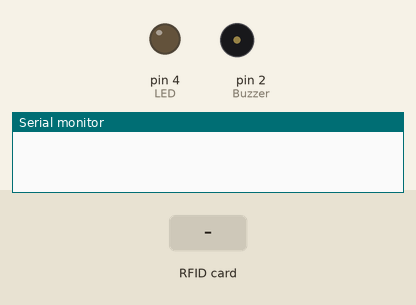
Bench run of a sketch on a simulated Arduino Uno, built with avr-gcc and run on an emulated ATmega328P. Shown: output pins drawn as LEDs (lit = HIGH), buzzer (waves = sounding), the last lines printed to the serial monitor. The test bench sets the inputs (shaded band). Pins used as bus, display or sensor lines are not drawn.

Above: at 1.2 s.
1.3 s: RFID card 49 3B 08 A4 held to the reader
At 2.2 s:
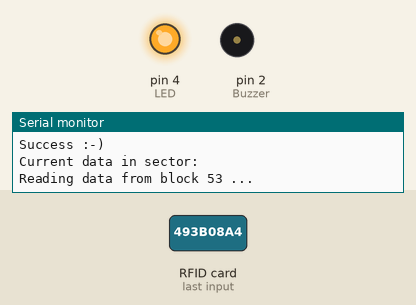
At 10.0 s:
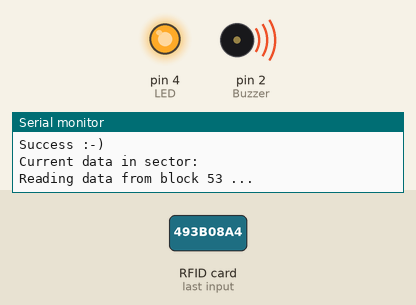
Timing chart, 0 to 12.2 s (numbered marks = the images above; inputs shaded):
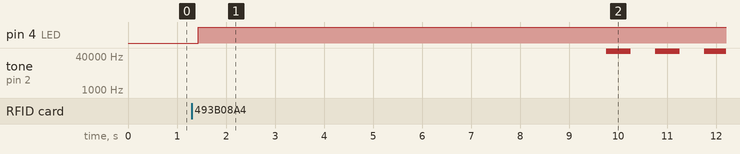

Measured:
- after the input at 1.3 s, pin 4 (LED): LOW → HIGH after 0.14 s; tone on pin 2 (Buzzer): alternates 65535 Hz for 0.50 s and silent for 0.50 s, starting after 8.5 s

The sketch:

RFID__Projekt_lernen.ino
```cpp
#include <SPI.h>
#include <MFRC522.h>
#include <pitches.h>

#define RST_PIN 9
#define SS_PIN 10
#define LED 4
#define Buzzer 2


MFRC522 mfrc522(SS_PIN, RST_PIN); // Erzeugen des MFRC522 Objekts

MFRC522::MIFARE_Key key;

byte dataBlock[]    = {
        0xb3, 0xb3, 0x00, 0xb3, // b1 NOTE_C5, b2 NOTE_D5,  b3 NOTE_E5, b4 NOTE_F5,
        0x00, 0xb8, 0xb3, 0x00, // b5 NOTE_G5, b6 NOTE_A5,  b7 NOTE_B5, b8 NOTE_C6,
        0xb5, 0x00, 0x00, 0x00, //  9, 10, 255, 11,
        0xb5, 0x00, 0x00, 0x00  // 12, 13, 14, 15
    };

int melody[8];


byte sector         = 13;
byte blockAddr      = 54;
byte blockAddr2     =53;
byte trailerBlock   = 55;
MFRC522::StatusCode status;
byte buffer[18];
byte buffer2[18];
byte size = sizeof(buffer);
byte size2 = sizeof(buffer2);
int duration = 500;


void setup() {
  // put your setup code here, to run once:
  pinMode(LED, OUTPUT);
 Serial.begin(9600);
 SPI.begin(); //SPI-Verbindung aufbauen
 mfrc522.PCD_Init(); // Initialisierung des MFRC522 Objekts
 delay(5);
 for (byte i = 0; i < 6; i++) {
        key.keyByte[i] = 0xFF;
    }
   }


void loop() {
  // put your main code here, to run repeatedly:
  if ( ! mfrc522.PICC_IsNewCardPresent()) { // wartet auf neu Karte
    return;
  }

  // Select one of the cards
  if ( ! mfrc522.PICC_ReadCardSerial()) { // wartet auf RFID-Sender
    return;
  }
  byte rfiduid[4]={0, 0, 0 ,0};     //bytearray in dem die UID Gespeichert wird
  byte rfiduidcheck[4]={0x49, 0x3B, 0x08 ,0xA4};

  // Show some details of the PICC (that is: the tag/card)
    Serial.print(F("Card UID:"));
    dump_byte_array(mfrc522.uid.uidByte, mfrc522.uid.size);
    Serial.println();
    Serial.print(F("PICC type: "));
    MFRC522::PICC_Type piccType = mfrc522.PICC_GetType(mfrc522.uid.sak);
    Serial.println(mfrc522.PICC_GetTypeName(piccType));

   // Check for compatibility
    if (    piccType != MFRC522::PICC_TYPE_MIFARE_MINI
        &&  piccType != MFRC522::PICC_TYPE_MIFARE_1K
        &&  piccType != MFRC522::PICC_TYPE_MIFARE_4K) {
        Serial.println(F("This sample only works with MIFARE Classic cards."));
        return;
    }

  for(byte i = 0; i < mfrc522.uid.size; i++){ // abtasten der einzelnen Bytes der UID
    rfiduid[i]= mfrc522.uid.uidByte[i]; // Speichern des Bytes im Array
    }


   if(rfiduid[0]==rfiduidcheck[0]){
    if(rfiduid[1]==rfiduidcheck[1]){
    if(rfiduid[2]==rfiduidcheck[2]){
    if(rfiduid[3]==rfiduidcheck[3]){


    // Authenticate using key B
    Serial.println(F("Authenticating again using key B..."));
    status = (MFRC522::StatusCode) mfrc522.PCD_Authenticate(MFRC522::PICC_CMD_MF_AUTH_KEY_B, trailerBlock, &key, &(mfrc522.uid));
    if (status != MFRC522::STATUS_OK) {
        Serial.print(F("PCD_Authenticate() failed: "));
        Serial.println(mfrc522.GetStatusCodeName(status));
        return;
    }

    // Lesen der Daten vom Block
    Serial.print(F("Reading data from block ")); Serial.print(blockAddr);
    Serial.println(F(" ..."));
    status = (MFRC522::StatusCode) mfrc522.MIFARE_Read(blockAddr, buffer, &size);
    if (status != MFRC522::STATUS_OK) {
        Serial.print(F("MIFARE_Read() failed: "));
        Serial.println(mfrc522.GetStatusCodeName(status));
    }
    Serial.print(F("Data in block ")); Serial.print(blockAddr); Serial.println(F(":"));
    dump_byte_array(buffer, 16); Serial.println();

    if(buffer[9]==0xff){
      buffer[8]= buffer[8]+0x01;
      buffer[9]= 0x00;
      }
    else{
      buffer[9]= buffer[9]+0x01;
    }

    if(buffer[10]==0xff){
    buffer[10]= 0xaa;
    }
    else{
      buffer[10]= 0xff;
      }

    if(buffer[10]==0xff){
      digitalWrite(LED, HIGH);
      }
      else{
        digitalWrite(LED, LOW);
        }


    // Write data to the block
    Serial.print(F("Writing data into block ")); Serial.print(blockAddr);
    Serial.println(F(" ..."));
    dump_byte_array(dataBlock, 16); Serial.println();
    status = (MFRC522::StatusCode) mfrc522.MIFARE_Write(blockAddr, buffer, 16);
    if (status != MFRC522::STATUS_OK) {
        Serial.print(F("MIFARE_Write() failed: "));
        Serial.println(mfrc522.GetStatusCodeName(status));
    }
    Serial.println();

    // Read data from the block (again, should now be what we have written)
    Serial.print(F("Reading data from block ")); Serial.print(blockAddr);
    Serial.println(F(" ..."));
    status = (MFRC522::StatusCode) mfrc522.MIFARE_Read(blockAddr, buffer, &size);
    if (status != MFRC522::STATUS_OK) {
        Serial.print(F("MIFARE_Read() failed: "));
        Serial.println(mfrc522.GetStatusCodeName(status));
    }
    Serial.print(F("Data in block ")); Serial.print(blockAddr); Serial.println(F(":"));
    dump_byte_array(buffer, 16); Serial.println();

    // Check that data in block is what we have written
    // by counting the number of bytes that are equal
    Serial.println(F("Checking result..."));
    byte count = 0;
    for (byte i = 0; i < 16; i++) {
        // Compare buffer (= what we've read) with dataBlock (= what we've written)
        if (buffer[i] == buffer[i])
            count++;
    }
    Serial.print(F("Number of bytes that match = ")); Serial.println(count);
    if (count == 16) {
        Serial.println(F("Success :-)"));
    } else {
        Serial.println(F("Failure, no match :-("));
        Serial.println(F("  perhaps the write didn't work properly..."));
    }
    Serial.println();

    // Dump the sector data
    Serial.println(F("Current data in sector:"));
    mfrc522.PICC_DumpMifareClassicSectorToSerial(&(mfrc522.uid), &key, sector);
    Serial.println();

   /* // Write melody to the block
    Serial.print(F("Writing data into block ")); Serial.print(blockAddr2);
    Serial.println(F(" ..."));
    dump_byte_array(dataBlock, 16); Serial.println();
    status = (MFRC522::StatusCode) mfrc522.MIFARE_Write(blockAddr2, dataBlock, 16);
    if (status != MFRC522::STATUS_OK) {
        Serial.print(F("MIFARE_Write() failed: "));
        Serial.println(mfrc522.GetStatusCodeName(status));
    }*/

     // Lesen der Daten vom Block
    Serial.print(F("Reading data from block ")); Serial.print(blockAddr2);
    Serial.println(F(" ..."));
    status = (MFRC522::StatusCode) mfrc522.MIFARE_Read(blockAddr2, buffer, &size);
    if (status != MFRC522::STATUS_OK) {
        Serial.print(F("MIFARE_Read() failed: "));
        Serial.println(mfrc522.GetStatusCodeName(status));
    }


    for(int x; x<16; x++){
      if(buffer[x]==0xb1){
        melody[x]=NOTE_C5;
        }
        if(buffer[x]==0xb2){
        melody[x]=NOTE_D5;
        }
        if(buffer[x]==0xb3){
        melody[x]=NOTE_E5;
        }
        if(buffer[x]==0xb4){
        melody[x]=NOTE_F5;
        }
        if(buffer[x]==0xb5){
        melody[x]=NOTE_G5;
        }
        if(buffer[x]==0xb6){
        melody[x]=NOTE_A5;
        }
        if(buffer[x]==0xb7){
        melody[x]=NOTE_B5;
        }
        if(buffer[x]==0xb7){
        melody[x]=NOTE_C6;
        }
        if(buffer[x]==0x00){
          melody[x]==0;
          }
      }


    for(int thisNote = 0; thisNote < 16; thisNote++){
      if(!melody[thisNote]==0){
      tone(Buzzer, melody[thisNote], duration);
      }
      delay(1000);
      }


    // Halt PICC
    mfrc522.PICC_HaltA();
    // Stop encryption on PCD
    mfrc522.PCD_StopCrypto1();
}


    }
    }
    }
    }


void dump_byte_array(byte *buffer, byte bufferSize) {
    for (byte i = 0; i < bufferSize; i++) {
        Serial.print(buffer[i] < 0x10 ? " 0" : " ");
        Serial.print(buffer[i], HEX);
    }}
```
